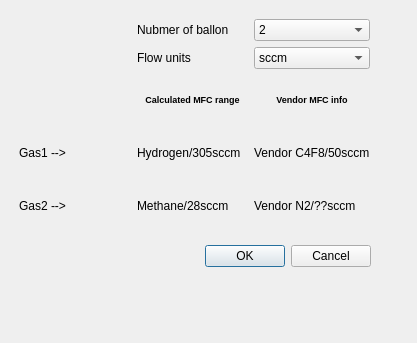
<?xml version="1.0" encoding="UTF-8"?>
<ui version="4.0">
 <class>GasControlSettingDialog</class>
 <widget class="QDialog" name="GasControlSettingDialog">
  <property name="geometry">
   <rect>
    <x>0</x>
    <y>0</y>
    <width>417</width>
    <height>343</height>
   </rect>
  </property>
  <property name="windowTitle">
   <string>Gas Control Settings</string>
  </property>
  <widget class="QDialogButtonBox" name="buttonBox">
   <property name="geometry">
    <rect>
     <x>30</x>
     <y>240</y>
     <width>341</width>
     <height>32</height>
    </rect>
   </property>
   <property name="orientation">
    <enum>Qt::Horizontal</enum>
   </property>
   <property name="standardButtons">
    <set>QDialogButtonBox::Cancel|QDialogButtonBox::Ok</set>
   </property>
  </widget>
  <widget class="QWidget" name="gridLayoutWidget">
   <property name="geometry">
    <rect>
     <x>19</x>
     <y>19</y>
     <width>351</width>
     <height>211</height>
    </rect>
   </property>
   <layout class="QGridLayout" name="gridLayout">
    <property name="bottomMargin">
     <number>0</number>
    </property>
    <item row="5" column="1">
     <widget class="QLabel" name="label_6">
      <property name="text">
       <string>Methane/28sccm</string>
      </property>
     </widget>
    </item>
    <item row="5" column="0">
     <widget class="QLabel" name="label_5">
      <property name="text">
       <string>Gas2 --&gt;</string>
      </property>
     </widget>
    </item>
    <item row="5" column="2">
     <widget class="QLabel" name="label_7">
      <property name="text">
       <string>Vendor N2/??sccm</string>
      </property>
     </widget>
    </item>
    <item row="1" column="1">
     <widget class="QLabel" name="label_2">
      <property name="text">
       <string>Nubmer of ballon</string>
      </property>
     </widget>
    </item>
    <item row="4" column="2">
     <widget class="QLabel" name="label">
      <property name="text">
       <string>Vendor C4F8/50sccm</string>
      </property>
     </widget>
    </item>
    <item row="4" column="1">
     <widget class="QLabel" name="label_3">
      <property name="text">
       <string>Hydrogen/305sccm</string>
      </property>
     </widget>
    </item>
    <item row="1" column="2">
     <widget class="QComboBox" name="ComBoxnumberOfGases">
      <item>
       <property name="text">
        <string>2</string>
       </property>
      </item>
      <item>
       <property name="text">
        <string>3</string>
       </property>
      </item>
      <item>
       <property name="text">
        <string>4</string>
       </property>
      </item>
      <item>
       <property name="text">
        <string>1</string>
       </property>
      </item>
     </widget>
    </item>
    <item row="4" column="0">
     <widget class="QLabel" name="label_4">
      <property name="text">
       <string>Gas1 --&gt;</string>
      </property>
     </widget>
    </item>
    <item row="2" column="1">
     <widget class="QLabel" name="label_8">
      <property name="text">
       <string>Flow units</string>
      </property>
     </widget>
    </item>
    <item row="2" column="2">
     <widget class="QComboBox" name="comboBoxUnits">
      <item>
       <property name="text">
        <string>sccm</string>
       </property>
      </item>
      <item>
       <property name="text">
        <string>slm</string>
       </property>
      </item>
      <item>
       <property name="text">
        <string>slh</string>
       </property>
      </item>
     </widget>
    </item>
    <item row="3" column="1">
     <widget class="QLabel" name="label_9">
      <property name="font">
       <font>
        <pointsize>7</pointsize>
        <weight>75</weight>
        <bold>true</bold>
       </font>
      </property>
      <property name="text">
       <string>Calculated MFC range</string>
      </property>
      <property name="alignment">
       <set>Qt::AlignCenter</set>
      </property>
     </widget>
    </item>
    <item row="3" column="2">
     <widget class="QLabel" name="label_10">
      <property name="font">
       <font>
        <pointsize>7</pointsize>
        <weight>75</weight>
        <bold>true</bold>
       </font>
      </property>
      <property name="text">
       <string>Vendor MFC info</string>
      </property>
      <property name="alignment">
       <set>Qt::AlignCenter</set>
      </property>
     </widget>
    </item>
   </layout>
  </widget>
 </widget>
 <resources/>
 <connections>
  <connection>
   <sender>buttonBox</sender>
   <signal>accepted()</signal>
   <receiver>GasControlSettingDialog</receiver>
   <slot>accept()</slot>
   <hints>
    <hint type="sourcelabel">
     <x>248</x>
     <y>254</y>
    </hint>
    <hint type="destinationlabel">
     <x>157</x>
     <y>274</y>
    </hint>
   </hints>
  </connection>
  <connection>
   <sender>buttonBox</sender>
   <signal>rejected()</signal>
   <receiver>GasControlSettingDialog</receiver>
   <slot>reject()</slot>
   <hints>
    <hint type="sourcelabel">
     <x>316</x>
     <y>260</y>
    </hint>
    <hint type="destinationlabel">
     <x>286</x>
     <y>274</y>
    </hint>
   </hints>
  </connection>
 </connections>
</ui>
